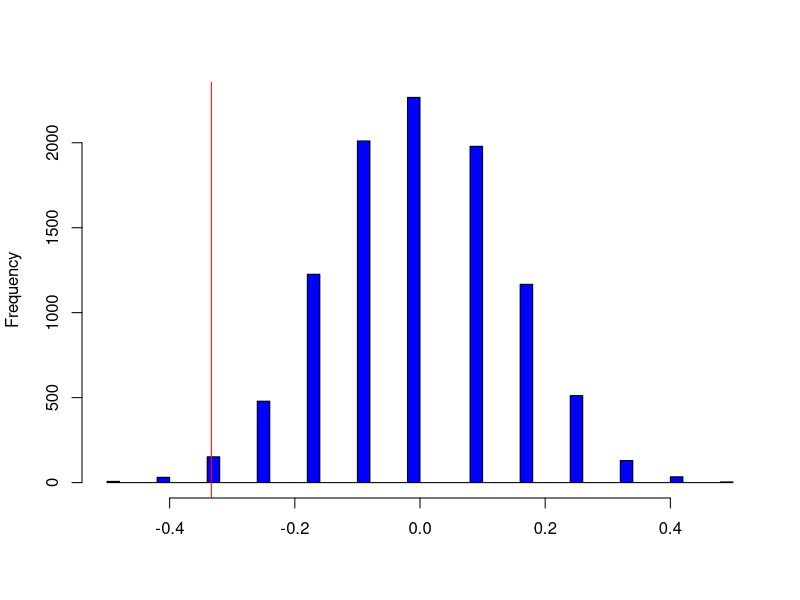
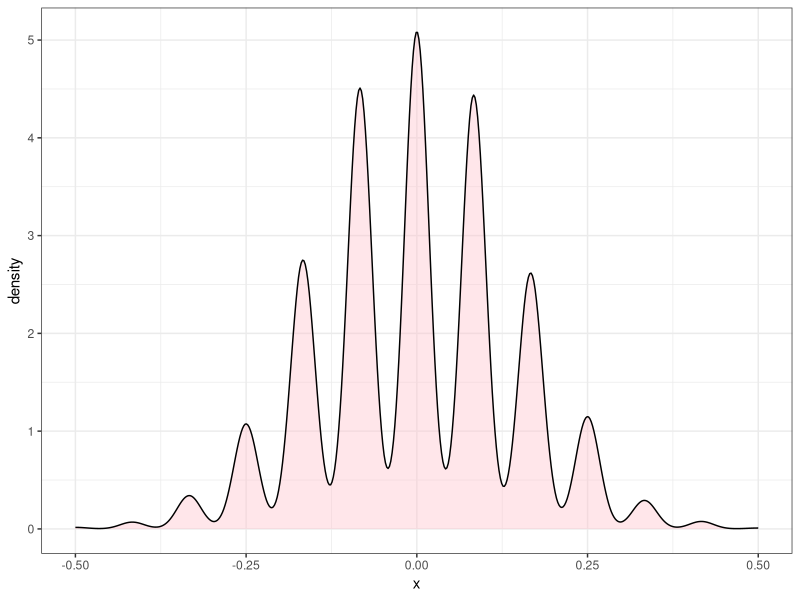
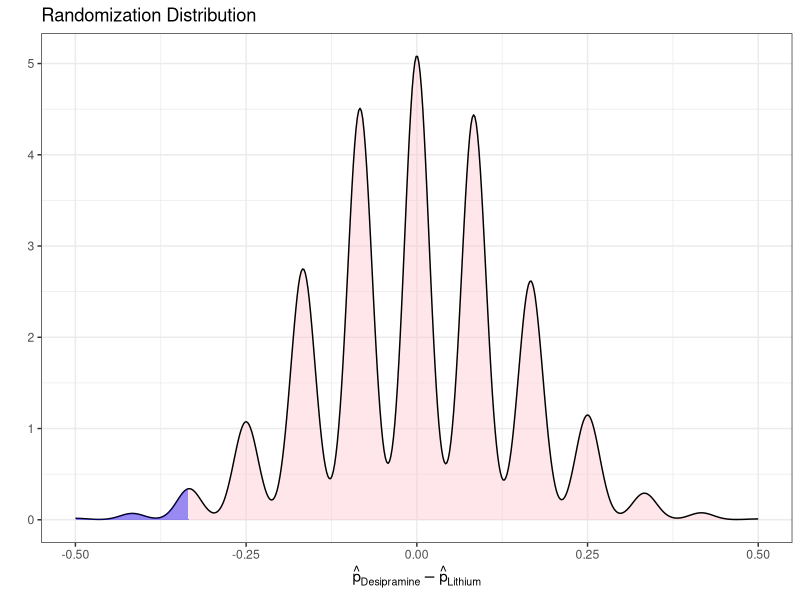
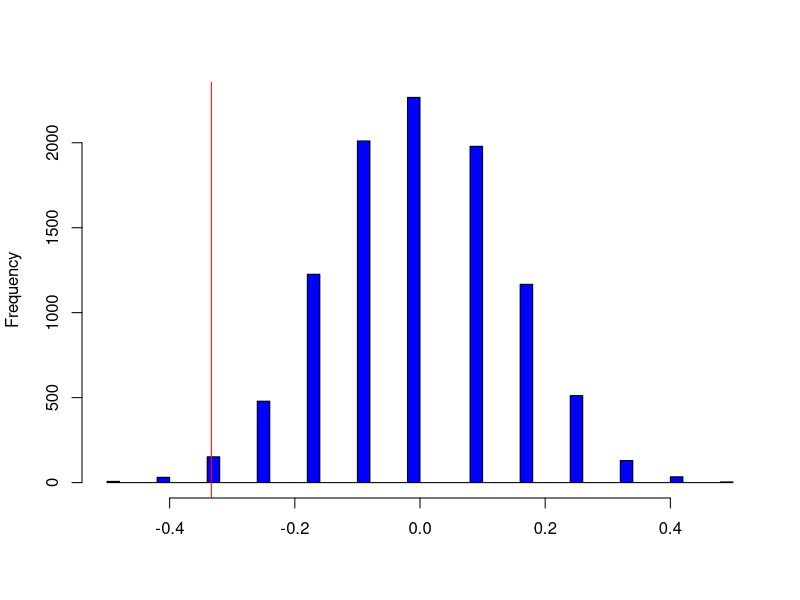
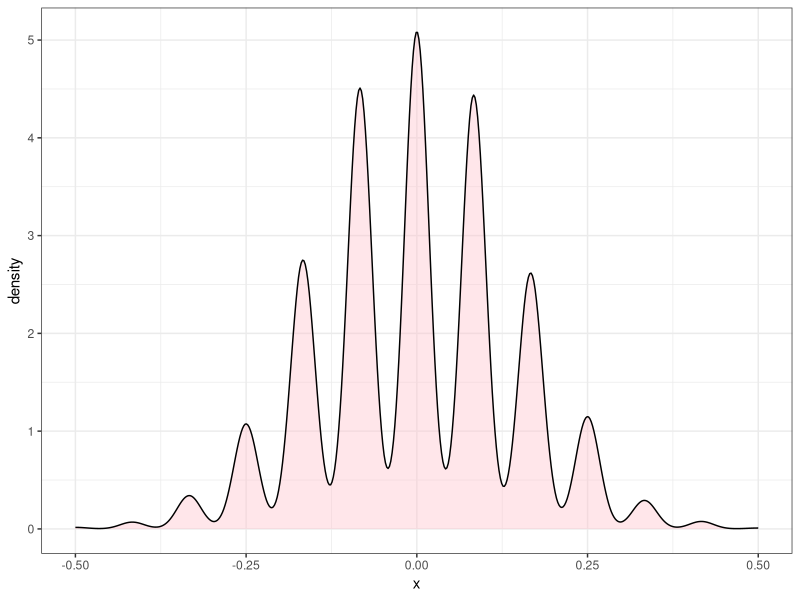
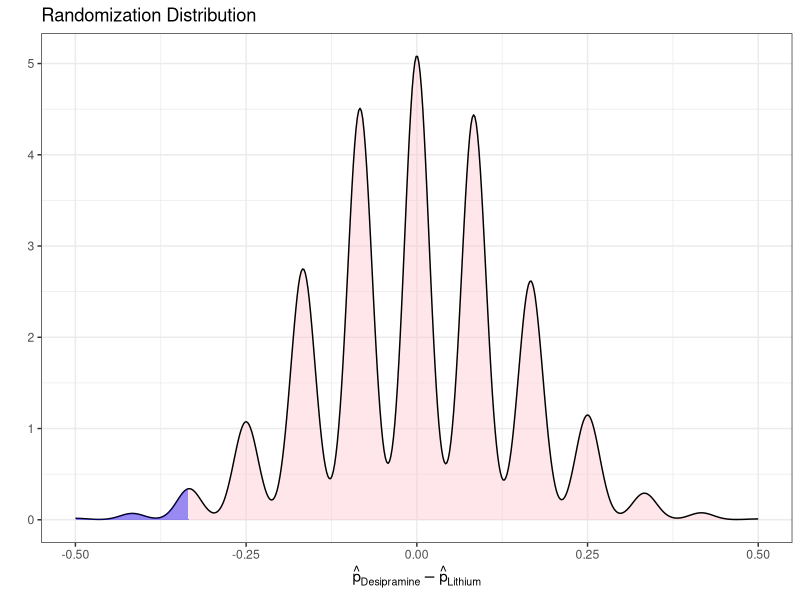

The R script that drew these images, in order:
## ---- chunk 1
Outcome <- c(rep("relapse", 10), rep("no relapse", 14), rep("relapse", 18), rep("no relapse", 6))
Drug <- c(rep("Desipramine", 24), rep("Lithium", 24))
Cocaine <- data.frame(Outcome, Drug)
head(Cocaine)
ANS <- with(data = Cocaine,
            tapply(Outcome == "relapse", Drug, mean)
            )
ANS #
obsDiffProp <- ANS[1] - ANS[2]
names(obsDiffProp) <- NULL
obsDiffProp
## ---- chunk 2
Outcome2 <- c(rep(1, 10), rep(0, 14), rep(1, 18), rep(0, 6))
Drug2 <- c(rep("Desipramine", 24), rep("Lithium", 24))
Cocaine2 <- data.frame(Outcome2, Drug2)
head(Cocaine2)
ANS2 <- with(data = Cocaine2,
     tapply(Outcome2, Drug2, mean)
            )
ANS2
obsDiffProp2 <- ANS2[1] - ANS2[2]
names(obsDiffProp2) <- NULL
obsDiffProp2
## ---- chunk 3
N <- 10^4 -1
DiffProp <- numeric(N)
set.seed(4)
for (i in 1:N) {
# sample of size 24 # from the total 48 addicts
index <- sample(48, size = 24, replace = FALSE)
DiffProp[i] <- mean(Cocaine2$Outcome2[index]) - mean(Cocaine2$Outcome2[-index])
}
hist(DiffProp, col = "blue", breaks = "Scott", xlab = "", main = "")
abline(v = obsDiffProp2, col = "red")
pvalue1 <- (sum(DiffProp <= obsDiffProp2) + 1)/(N + 1)
pvalue1
# ggplot2 approach
library(ggplot2)
DF <- data.frame(x = DiffProp)
p <- ggplot(data = DF) + 
  geom_density(aes(x = x, y = ..density..), fill = 'pink', alpha = 0.4) +
  theme_bw()
p
x.dens <- density(DiffProp)
df.dens <- data.frame(x = x.dens$x, y = x.dens$y)
p + geom_area(data = subset(df.dens, x <= obsDiffProp & x >= min(DF$x)), aes(x = x, y = y), fill = 'blue', alpha = 0.4) + 
  labs(x = expression(hat(p)[Desipramine] - hat(p)[Lithium]), y = '', title = "Randomization Distribution")
## ---- chunk 4
N <- 10^4 -1
DiffProp <- numeric(N)
set.seed(4)
for (i in 1:N) {
# sample of size 24 # from the total 48 addicts
index <- sample(48, size = 24, replace = FALSE)
DiffProp[i] <- mean(Cocaine$Outcome[index]=="relapse") - mean(Cocaine$Outcome[-index]=="relapse")
}
hist(DiffProp, col = "blue", breaks = "Scott", xlab = "", main = "")
abline(v = obsDiffProp, col = "red")
pvalue <- (sum(DiffProp <= obsDiffProp) + 1)/(N + 1)
pvalue
# ggplot2 approach
DF <- data.frame(x = DiffProp)
p <- ggplot(data = DF) + 
  geom_density(aes(x = x, y = ..density..), fill = 'pink', alpha = 0.4) + 
  theme_bw()
p
x.dens <- density(DiffProp)
df.dens <- data.frame(x = x.dens$x, y = x.dens$y)
p + geom_area(data = subset(df.dens, x <= obsDiffProp & x >= min(DF$x)), aes(x = x, y = y), fill = 'blue', alpha = 0.4) + 
  labs(x = expression(hat(p)[Desipramine] - hat(p)[Lithium]), y = '', title = "Randomization Distribution")
